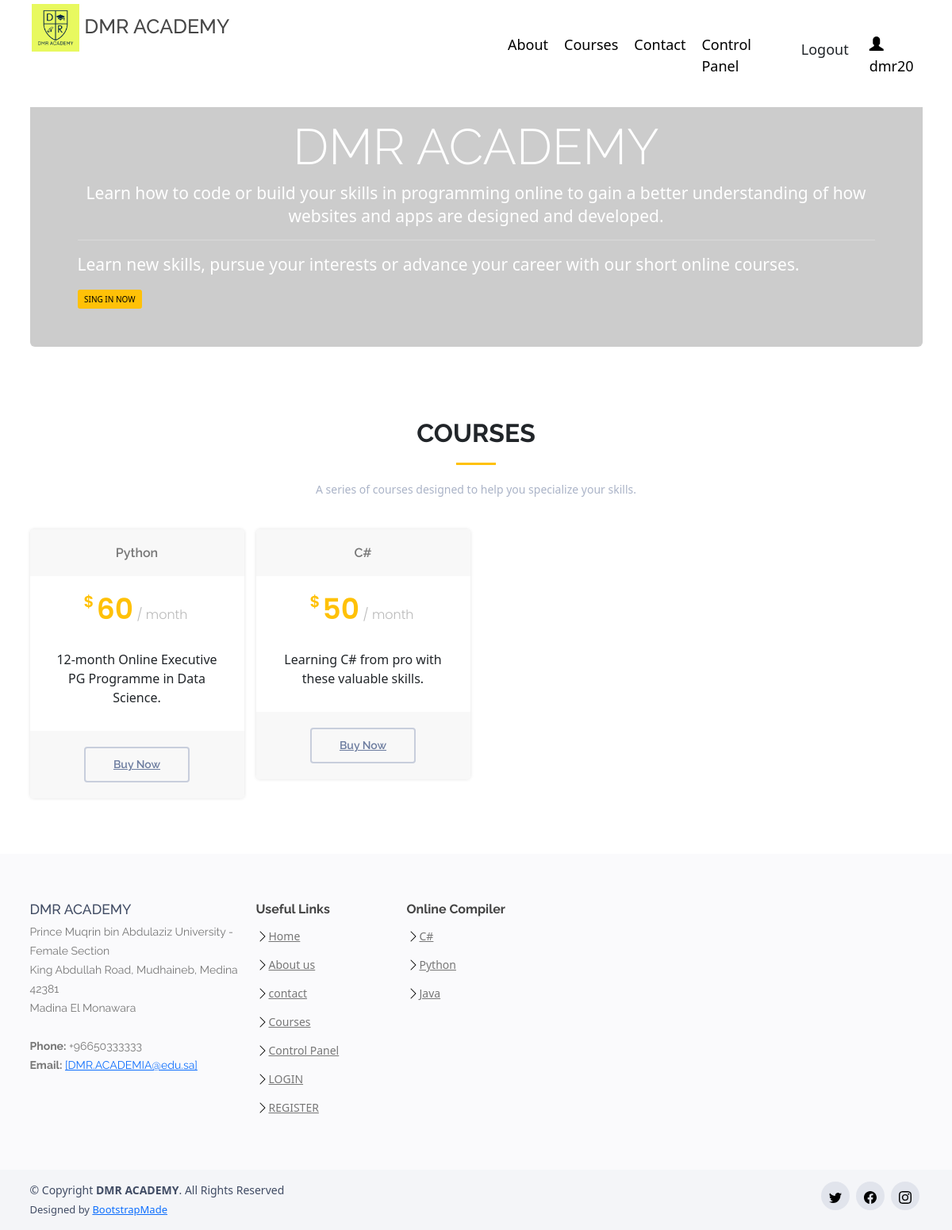
The app's page /courses/ (signed in) with its own data.
### project/models.py (models this page shows, shortened)
class courses(models.Model):
    title = models.CharField(max_length=150)
    price = models.IntegerField()
    body = models.CharField(max_length=250)
    archive= models.BooleanField(default=False)

### project/views.py (the view)
# urls.py: path('courses/', views.index6, name="courses"),
def index6(request):
    var_1 = courses.objects.all().filter(archive=False)
    return render(request, 'project/courses.html', {'var_1': var_1})

### project/templates/project/courses.html (shortened to what this page needs)
<!DOCTYPE html>
{% extends 'project/nevbar.html' %}
{% block contact %}
{% load static %}
<html lang="en">
  <head>
  <link  href="{% static 'project/css/bootstrap.min.css' %}" rel="stylesheet">
   <link  href="{% static 'project/css/bootstrap-icons.css' %}" rel="stylesheet">
   <link  href="{% static 'project/css/boxicons.min.css' %}" rel="stylesheet">
   <link  href="{% static 'project/css/glightbox.min.css' %}" rel="stylesheet">
   <link  href="{% static 'project/css/swiper-bundle.min.css' %}" rel="stylesheet">
   <link  href="{% static 'project/css/style.css' %}" rel="stylesheet">
<link href="/docs/5.0/dist/css/bootstrap.min.css" rel="stylesheet">
  </head>
  <body>
  <div class="container">
<div class="jumbotron" style="background:  #cccccc
 ;color:white ;  margin-top: 100px;" >
  <h1 class="display-4" style="text-align: center">DMR ACADEMY</h1>
  <p class="lead" style="text-align: center"> Learn how to code or build your skills in programming online to gain a better understanding of how websites and apps are designed and developed.</p>
  <hr class="my-4"style="text-align:center">
  <p>Learn new skills, pursue your interests or advance your career with our short online courses.</p>
  <div class="btn-wrap">
                <a href="/loginuser" class="btn btn-warning"> SING IN NOW</a>
              </div>
</div>
 </div>
    <section id="pricing" class="pricing">
      <div class="container">
        <div class="section-title">
          <h2>Courses</h2>
          <p>A series of courses designed to help you specialize your skills.</p>
        </div>
          <div class="row">
        {% for x in var_1.all %}
         <div class="col-lg-3 col-md-6 mt-4 mt-lg-0 py-3">
            <div class="box">
              <h3>{{x.title}}</h3>
              <h4><sup>$</sup>{{x.price}}<span> / month</span></h4>
              <div class="card" style="border: none;">
                <div class="card-body">
                  <p class="card-text" style="font-size: medium;">{{ x.body }}</p>
                </div>
              </div>
              <div class="btn-wrap">
                <a href="/buynow" class="btn-buy">Buy Now</a>
              </div>
            </div>
  </div>
  {% endfor %}
      </div>
            </div>
</section>
  </body>
</html>
{% endblock contact %}

### project/templates/project/nevbar.html (shortened to what this page needs)
{% load static %}
 <html lang="en">
<head>
  <link rel="stylesheet" href="https://maxcdn.bootstrapcdn.com/bootstrap/3.4.1/css/bootstrap.min.css">
</head>
<body>
  <nav>
    <a href="/" style="margin-top: 5px;text-decoration: none;"><div id="brand">
      <div id="logo"><img src="{% static 'project/img/RRR.png' %}" width="60px"></div>
      <h1 style="color: rgb(70, 70, 70);">&nbsp;DMR ACADEMY</h1>
    </div></a>
    <div id="menu">
      <ul class="ul">
        <li class="li"><a href="/about/">
          <div style="font-size: large;">About</div>
            </a>
        </li>
        <li class="li"><a href="/courses/">
          <div style="font-size: large;">Courses</div>
        </a></li>
        <li class="li"><a href="/contact/">
          <div style="font-size: large;">Contact</div>
        </a></li>
        <li class="li"><a href="/controlpanel">
          <div style="font-size: large;">Control Panel</div>
        </a></li>
              {% if user.is_authenticated %}
              <li class="li">
                <form method="POST" action="{% url 'logoutuser' %}">
            <button type="submit"
            style="border: none;
            outline: none;
            background: white;"><div class="ppp" style="font-size: large;">Logout</div></button></li>
              <li class="li">
                <a href="#"><div style="font-size: large;"><span class="glyphicon glyphicon-user"></span>{{ user.username }}</div></a>
              </li>
            {% endif %}
      </ul>
    </div>
  </nav>
  </body>
{% block contact %}
{% endblock contact %}
  <footer id="footer">
    <div class="footer-top">
      <div class="container">
        <div class="row">
          <div class="col-lg-3 col-md-6 footer-contact">
            <h3>DMR ACADEMY</h3>
            <p>
            Prince Muqrin bin Abdulaziz University - Female Section <br>
             King Abdullah Road, Mudhaineb, Medina 42381<br>
              Madina El Monawara<br><br>
              <strong>Phone:</strong> +96650333333<br>
              <strong>Email:</strong> <a href="mailto:DMR.ACADEMIA@edu.sa" class="__cf_email__" data-cfemail="7a13141c153a1f021b170a161f54191517">[DMR.ACADEMIA@edu.sa]</a><br>
            </p>
          </div>
          <div class="col-lg-2 col-md-6 footer-links">
            <h4>Useful Links</h4>
            <ul style="list-style-type: none;">
              <li><img src="{% static 'project/img/chevron-right.svg' %}"> <a href="/index/">Home</a></li>
              <li> <img src="{% static 'project/img/chevron-right.svg' %}"><a href="/about/">About us</a></li>
              <li><img src="{% static 'project/img/chevron-right.svg' %}"> <a href="/contact/">contact</a></li>
              <li><img src="{% static 'project/img/chevron-right.svg' %}"> <a href="/courses/">Courses</a></li>
              <li><img src="{% static 'project/img/chevron-right.svg' %}"> <a href="/controlpanel">Control Panel</a></li>
              <li><img src="{% static 'project/img/chevron-right.svg' %}"> <a href="/loginuser">LOGIN </a></li>
              <li><img src="{% static 'project/img/chevron-right.svg' %}"> <a href="/register/">REGISTER </a></li>
            </ul>
          </div>
          <div class="col-lg-2 col-md-6 footer-links">
            <h4>Online Compiler</h4>
            <ul style="list-style-type: none;">
              <li><img src="{% static 'project/img/chevron-right.svg' %}"> <a href="csharp">C#</a></li>
              <li> <img src="{% static 'project/img/chevron-right.svg' %}"><a href="python">Python</a></li>
              <li><img src="{% static 'project/img/chevron-right.svg' %}"> <a href="java">Java</a></li>
            </ul>
          </div>
        </div>
      </div>
    </div>
    <div class="container d-md-flex py-4">
      <div class="me-md-auto text-center text-md-start">
        <div class="copyright">
          &copy; Copyright <strong><span>DMR ACADEMY</span></strong>. All Rights Reserved
        </div>
        <div class="credits">
          Designed by <a href="https://bootstrapmade.com/">BootstrapMade</a>
        </div>
      </div>
      <div class="social-links text-center text-md-right pt-3 pt-md-0">
        <a href="https://twitter.com/?lang=ar" class="twitter"><img src="{% static 'project/img/twitter.svg' %}"></a>
        <a href="https://ar-ar.facebook.com/" class="facebook"><img src="{% static 'project/img/facebook.svg' %}"></a>
        <a href="https://www.instagram.com/" class="instagram"><img src="{% static 'project/img/instagram.svg' %}"></a>
      </div>
    </div>
  </footer>
</html>

### project/static/project/css/style.css (style rules this page uses)
body { font-family: "Open Sans", sans-serif; color: #444444; }
a { color: #ffc107; text-decoration: none; }
h1, h2, h3, h4, h5, h6 { font-family: "Raleway", sans-serif; }
section { padding: 60px 0; }
.section-title { text-align: center; padding-bottom: 30px; }
.section-title h2 { font-size: 32px; font-weight: bold; text-transform: uppercase; margin-bottom: 20px; padding-bottom: 20px; position: relative; }
.section-title h2::after { content: ''; position: absolute; display: block; width: 50px; height: 3px; background: #ffc107; bottom: 0; left: calc(50% - 25px); }
.section-title p { margin-bottom: 0; font-size: 14px; color: #aab3c7; }
.pricing .box { padding: 20px; background: #fff; text-align: center; box-shadow: 0px 0px 4px rgba(0, 0, 0, 0.12); border-radius: 5px; position: relative; overflow: hidden; }
.pricing h3 { font-weight: 400; margin: -20px -20px 20px -20px; padding: 20px 15px; font-size: 16px; font-weight: 600; color: #777777; background: #f8f8f8; }
.pricing h4 { font-size: 36px; color: #ffc107; font-weight: 600; font-family: "Poppins", sans-serif; margin-bottom: 20px; }
.pricing h4 sup { font-size: 20px; top: -15px; left: -3px; }
.pricing h4 span { color: #bababa; font-size: 16px; font-weight: 300; }
.pricing .btn-wrap { margin: 20px -20px -20px -20px; padding: 20px 15px; background: #f8f8f8; text-align: center; }
.pricing .btn-buy { display: inline-block; padding: 10px 35px; border-radius: 4px; transition: none; font-size: 14px; font-weight: 400; font-family: "Raleway", sans-serif; font-weight: 600; transition: 0.3s; border: 2px solid #c8cedc; color: #6c7c9f; }
#footer { color: #414c64; font-size: 14px; background: #f4f5f8; }
#footer .footer-top { padding: 60px 0 30px 0; background: #fafafc; }
#footer .footer-top .footer-contact { margin-bottom: 30px; }
#footer .footer-top .footer-contact p { font-size: 14px; line-height: 24px; margin-bottom: 0; font-family: "Raleway", sans-serif; color: #777777; }
#footer .footer-top h4 { font-size: 16px; font-weight: bold; color: #444444; position: relative; padding-bottom: 12px; }
#footer .footer-top .footer-links { margin-bottom: 30px; }
#footer .footer-top .footer-links ul { list-style: none; padding: 0; margin: 0; }
#footer .footer-top .footer-links ul li { padding: 10px 0; display: flex; align-items: center; }
#footer .footer-top .footer-links ul li:first-child { padding-top: 0; }
#footer .footer-top .footer-links ul a { color: #777777; transition: 0.3s; display: inline-block; line-height: 1; }
#footer .credits { padding-top: 5px; font-size: 13px; }
#footer .social-links a { font-size: 18px; display: inline-block; background: #e1e4ec; color: #5f6f92; line-height: 1; padding: 8px 0; margin-right: 4px; border-radius: 50%; text-align: center; width: 36px; height: 36px; transition: 0.3s; }

### project/templates/project/nevbar.html (style rules this page uses)
#logo { color: aliceblue; }
nav { width: 100vw; height: 135px; background: #ffffff; display: grid; grid-template-columns: 1fr 1fr; position: fixed; z-index: 10; transition: all 0.3s; }
#brand, #menu, .ul { display: flex; align-items: center; list-style-type: none; }
#brand { padding-left: 40px; }
#menu { justify-content: flex-end; padding-right: 40px; }
.li { margin-left: 20px; }
.li a { width: auto; height: 40px; color: rgb(0, 0, 0); text-decoration: none; display: block; }

### records on screen
courses: title "Python", price "60", body "12-month Online Executive PG Programme in Data Science."
courses: title "C#", price "50", body "Learning C# from pro with these valuable skills."

### other values on screen
{{ user.username }} "dmr20"
